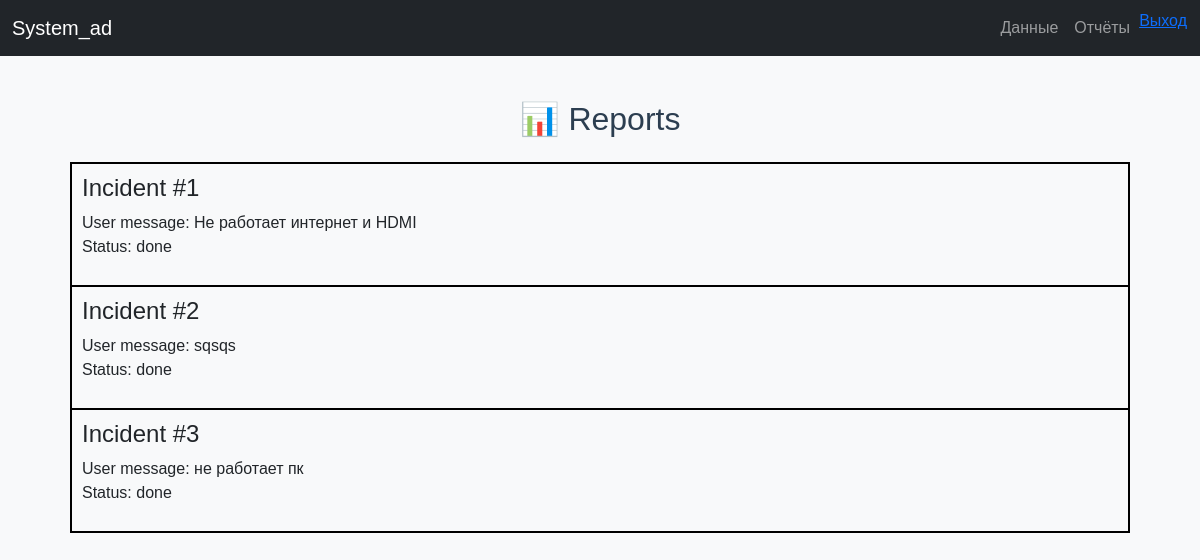
Page /reports/ (signed in) on the earlier database version.
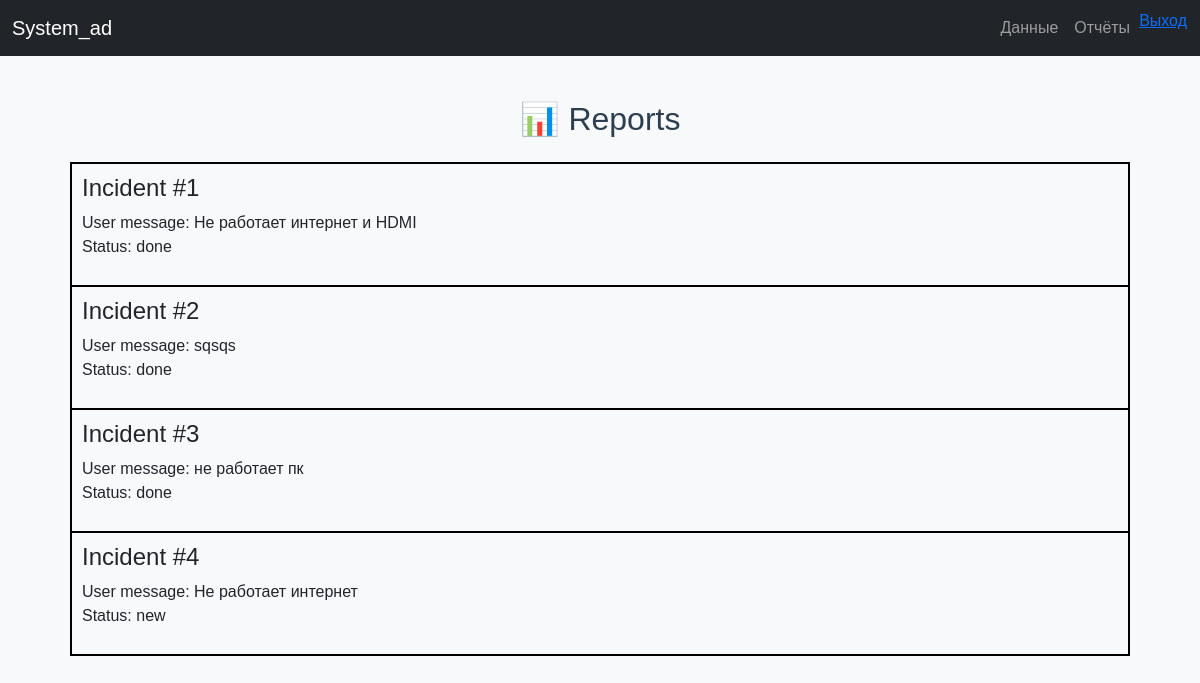
Same page on the later database version.
### api/models.py (models this page shows)
class Incident(models.Model):
    STATUS_CHOICES = [
        ('new', 'New'),
        ('in_progress', 'In Progress'),
        ('done', 'Done'),
    ]
    computer = models.ForeignKey(Computer, null=True, blank=True,
                                 on_delete=models.SET_NULL)
    room = models.ForeignKey(Room, null=True, blank=True,
                             on_delete=models.SET_NULL)
    user_message = models.TextField()
    photo_url = models.CharField(max_length=500, null=True, blank=True)
    status = models.CharField(max_length=20, choices=STATUS_CHOICES, default='new')
    created_at = models.DateTimeField(auto_now_add=True)
    closed_at = models.DateTimeField(null=True, blank=True)
    def __str__(self):
        return f"Incident #{self.id}"

### api/views.py (the view)
# urls.py: path('reports/', reports_view, name='reports'),
@login_required
def reports_view(request):
    inc = Incident.objects.all()
    condition = len(inc)
    if condition == 0:
        status_s = "Amazing condition — no incidents recorded."
    elif condition < 10:
        status_s = "Normal condition — less than 10 incidents recorded."
    elif condition >= 10:
        status_s = "Bad condition — more than 10 incidents recorded."
    else:
        status_s = "No data available to determine condition."
    context = {'incidents': inc,
               'status_s': status_s}
    return render(request, 'dataCRUd/reports.html', context)

### templates/dataCRUd/reports.html (shortened to what this page needs)
{% extends "base.html" %}
{% block content %}
    <center><h2 class="mb-4">📊 Reports</h2></center>
    <div class="reports_incidents">
        {%for i in incidents%}
            <div class="loggs">
                <h4>{{i}}</h4>
                <p>User message: {{i.user_message}} <br> Status: {{i.status}} </p>
            </div>
        {% endfor %}
    </div>
{% endblock %}

Differences in the rows shown:
added Incident: id "Incident #4", user_message "Не работает интернет", status "new"
